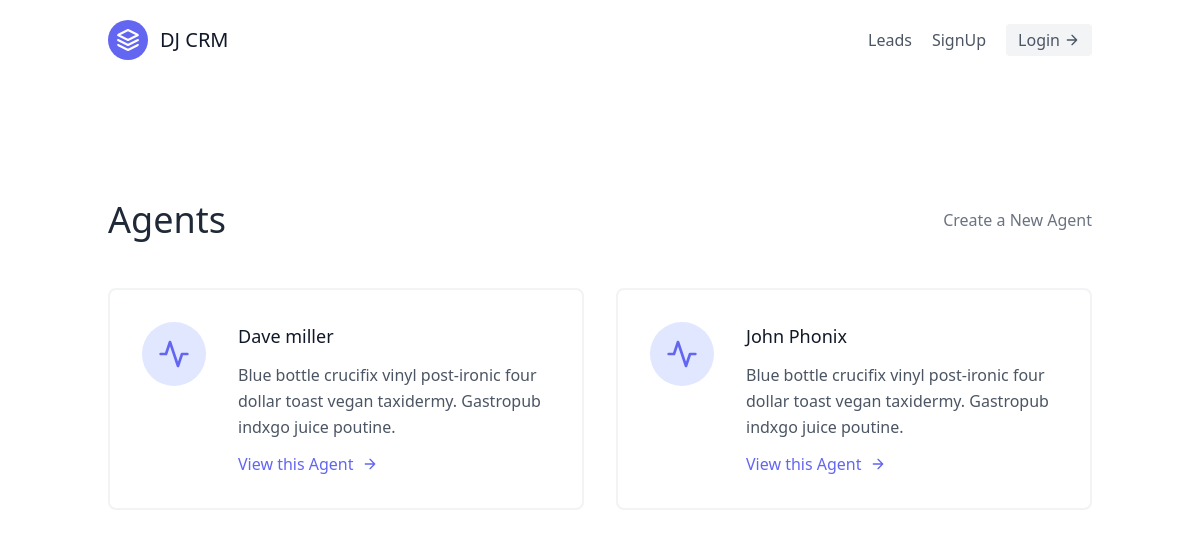
Before: /Agent/agents-list/ with the older database file.
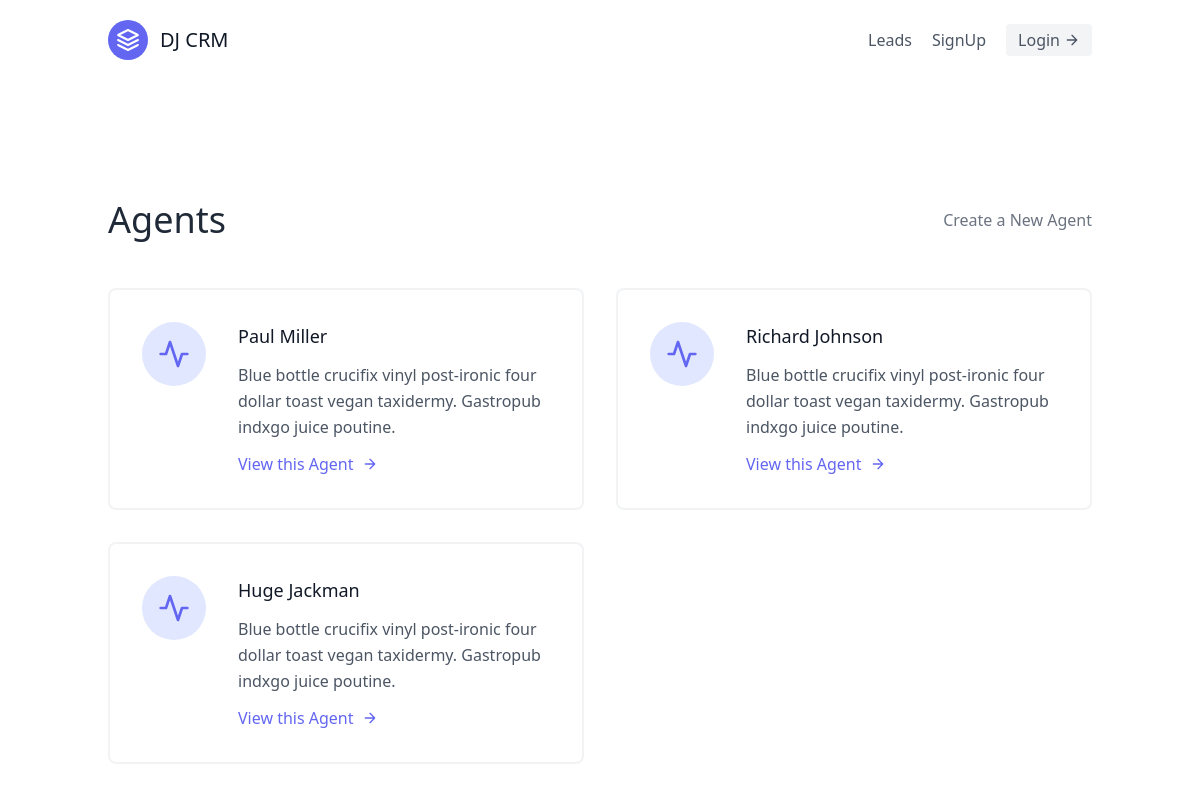
After: the same page with the newer database file.
### APP1/models.py (models this page shows, shortened)
class Agent(models.Model):
    user = models.OneToOneField(User, on_delete=models.CASCADE)
    organization = models.ForeignKey(UserProfile, on_delete=models.CASCADE)
    firstName = models.CharField(max_length=20)
    lastName = models.CharField(max_length=20)

### Agent/views.py (the view)
# urls.py: path("agents-list/", views.Agentlistview.as_view(), name="agent-list"),
class Agentlistview(generic.ListView):
    template_name = "Agent/agent-list.html"
    context_object_name = "agents"
    def get_queryset(self):
        return models.Agent.objects.all()

### Agent/templates/Agent/agent-list.html (shortened to what this page needs)
{% extends "base.html" %} {% block content %}
<section class="text-gray-600 body-font">
  <div class="container px-5 py-24 mx-auto flex flex-wrap">
    <div
      class="w-full mb-6 py-6 flex justify-between items-center border-between border-gray-200"
    >
      <div>
        <h1 class="text-4xl text-gray-800">Agents</h1>
      </div>
      <div>
        <a
          class="text-gray-500 hover:text-blue-500"
          href="{% url 'AgentNameSpace:agent-create' %}"
          >Create a New Agent</a
        >
      </div>
    </div>
    <div class="flex flex-wrap -m-4">
      {% for agent in agents%}
      <div class="p-4 lg:w-1/2 md:w-full">
        <div
          class="flex border-2 rounded-lg border-gray-200 border-opacity-50 p-8 sm:flex-row flex-col"
        >
          <div
            class="w-16 h-16 sm:mr-8 sm:mb-0 mb-4 inline-flex items-center justify-center rounded-full bg-indigo-100 text-indigo-500 flex-shrink-0"
          >
            <svg
              fill="none"
              stroke="currentColor"
              stroke-linecap="round"
              stroke-linejoin="round"
              stroke-width="2"
              class="w-8 h-8"
              viewBox="0 0 24 24"
            >
              <path d="M22 12h-4l-3 9L9 3l-3 9H2"></path>
            </svg>
          </div>
          <div class="flex-grow">
            <h2 class="text-gray-900 text-lg title-font font-medium mb-3">
              {{agent.firstName}} {{agent.lastName}}
            </h2>
            <p class="leading-relaxed text-base">
              Blue bottle crucifix vinyl post-ironic four dollar toast vegan
              taxidermy. Gastropub indxgo juice poutine.
            </p>
            <a href="#" class="mt-3 text-indigo-500 inline-flex items-center">
              View this Agent
              <svg
                fill="none"
                stroke="currentColor"
                stroke-linecap="round"
                stroke-linejoin="round"
                stroke-width="2"
                class="w-4 h-4 ml-2"
                viewBox="0 0 24 24"
              >
                <path d="M5 12h14M12 5l7 7-7 7"></path>
              </svg>
            </a>
          </div>
        </div>
      </div>
      {% endfor %}
    </div>
  </div>
</section>
{% endblock %}

### templates/base.html (shortened to what this page needs)
{% load static %}
<!DOCTYPE html>
<html lang="en">
  <head>
    <link href="{% static 'script.js' %}" rel="stylesheet" />
    <script src="https://cdn.tailwindcss.com"></script>
  </head>
  <body>
    {% include "navbar.html" %} {% block content %}{% endblock %}
  </body>
</html>

### templates/navbar.html
<header class="text-gray-600 body-font">
    <div
      class="container mx-auto flex flex-wrap p-5 flex-col md:flex-row items-center"
    >
      <a
        class="flex title-font font-medium items-center text-gray-900 mb-4 md:mb-0"
      >
        <svg
          xmlns="http://www.w3.org/2000/svg"
          fill="none"
          stroke="currentColor"
          stroke-linecap="round"
          stroke-linejoin="round"
          stroke-width="2"
          class="w-10 h-10 text-white p-2 bg-indigo-500 rounded-full"
          viewBox="0 0 24 24"
        >
          <path
            d="M12 2L2 7l10 5 10-5-10-5zM2 17l10 5 10-5M2 12l10 5 10-5"
          ></path>
        </svg>
        <span class="ml-3 text-xl">DJ CRM</span>
      </a>
        <nav
          class="md:ml-auto flex flex-wrap items-center text-base justify-center"
        >
        <a href="{% url "APP1NameSpace:leads" %}" class="mr-5 hover:text-gray-900">Leads</a>
        {% if not request.user.is_authenticated%}
          <a href="{% url 'signup' %}" class="mr-5 hover:text-gray-900">SignUp</a>
        {% endif %}
        </nav>
      {% if request.user.is_authenticated %}
        You logged in as {{request.user.username}}
        <a
          href="{% url 'logout' %}" class="ml-3 inline-flex items-center bg-gray-100 border-0 py-1 px-3 focus:outline-none hover:bg-gray-200 rounded text-base mt-4 md:mt-0">
          Logout
          <svg
            fill="none"
            stroke="currentColor"
            stroke-linecap="round"
            stroke-linejoin="round"
            stroke-width="2"
            class="w-4 h-4 ml-1"
            viewBox="0 0 24 24">
            <path d="M5 12h14M12 5l7 7-7 7"></path>
          </svg>
        </a>
      {% else %}
        <a
          href="{% url 'login' %}" class="inline-flex items-center bg-gray-100 border-0 py-1 px-3 focus:outline-none hover:bg-gray-200 rounded text-base mt-4 md:mt-0">
          Login
          <svg
            fill="none"
            stroke="currentColor"
            stroke-linecap="round"
            stroke-linejoin="round"
            stroke-width="2"
            class="w-4 h-4 ml-1"
            viewBox="0 0 24 24">
            <path d="M5 12h14M12 5l7 7-7 7"></path>
          </svg>
        </a>
      {% endif %}
    </div>
  </header>

Changed rows visible on the page:
changed Agent: firstName "Dave" → "Paul"; lastName "miller" → "Miller"
changed Agent: firstName "John" → "Richard"; lastName "Phonix" → "Johnson"
added Agent: firstName "Huge", lastName "Jackman"
